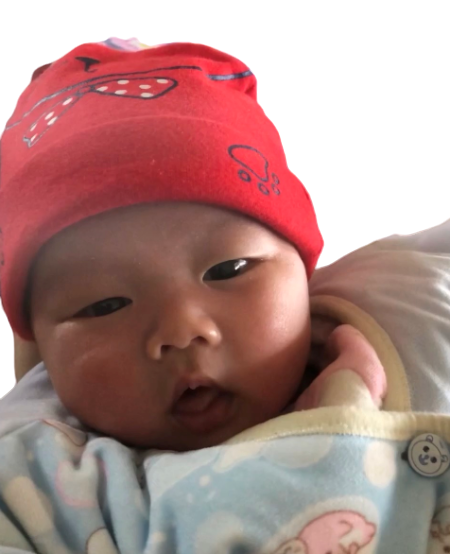
#> input picture pythonFile/dailyQ/2020/leyou.png, 450 x 554 px, found by its file name
$ python run.py
#> lines starting #> are read from the running program, lines starting #| are printed output that depends on the picture
from PIL import Image

def get_char(r,g,b,a=256):
    if a == 0:
        return ' '
    gray = 0.2126 * r + 0.7152 * g + 0.0722 * b
    length = len(ascii_str)
    unit = 256/length
    return ascii_str[int(gray/unit)]


if __name__ == "__main__":
    WIDTH = 80
    HEIGHT = 40
    ascii_str = list("$@B%8&WM#*oahkbdpqwmZO0QLCJUYXzcvunxrjft/\|()1{}[]?-_+~<>i!lI;:,\"^`'. ")
    im = Image.open('leyou.png')
#> im is the input picture: PIL image 450x554 RGBA; mean R, G, B, A 175.8, 138.4, 134.9, 255
    im = im.resize((WIDTH,HEIGHT))
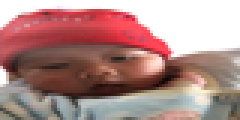
#> im: PIL image 80x40 RGBA (shown 3 times larger); mean R, G, B, A 175.8, 138.3, 134.8, 255
    txt = ''
    for i in range(HEIGHT):
        for j in range(WIDTH):
            txt += get_char(*im.getpixel((j,i))) # (r,g,b,a)
        txt += '\n'

    # print(txt)
    fileObj = open("text.txt","w")
    fileObj.write(txt)
    fileObj.close()
